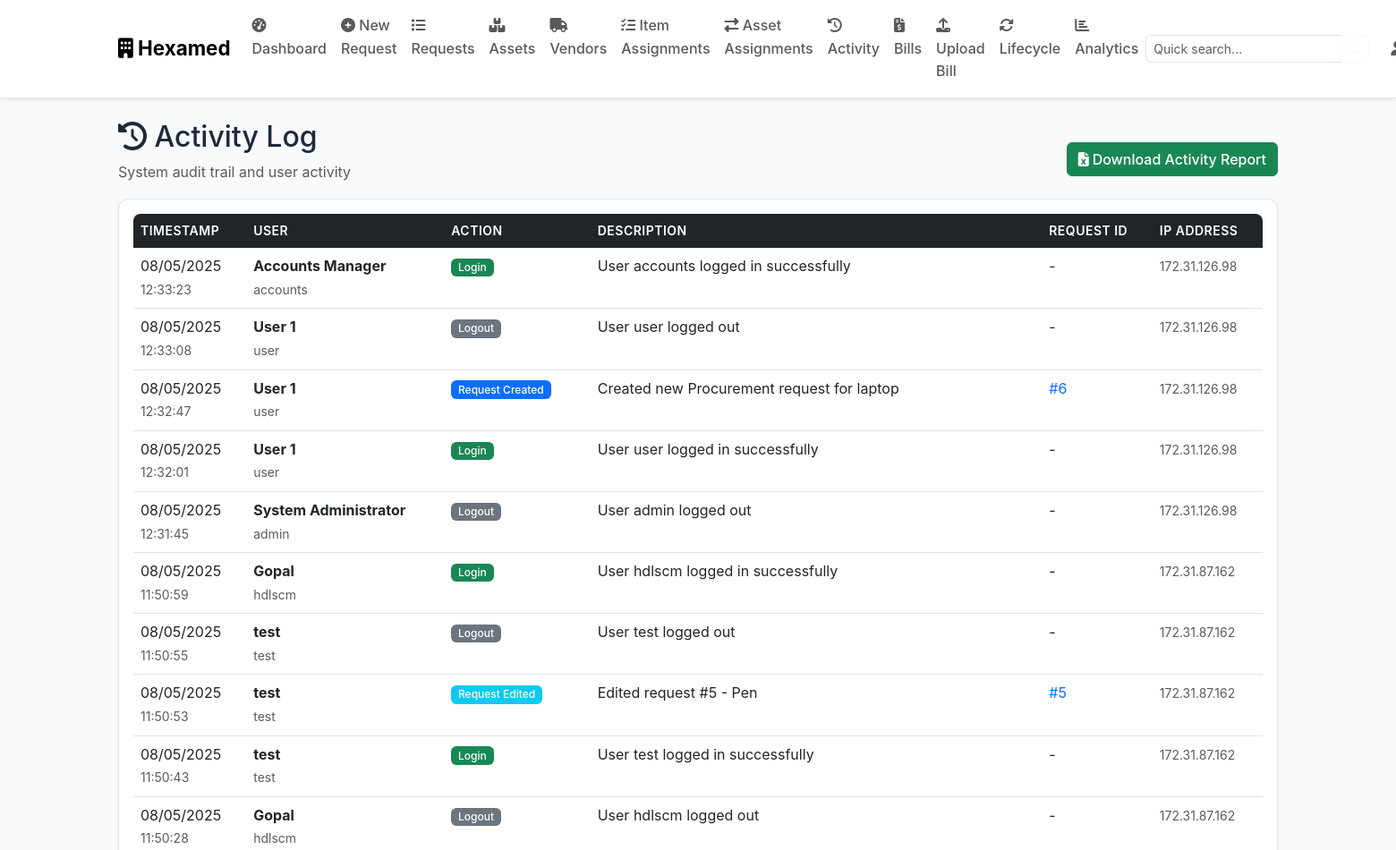
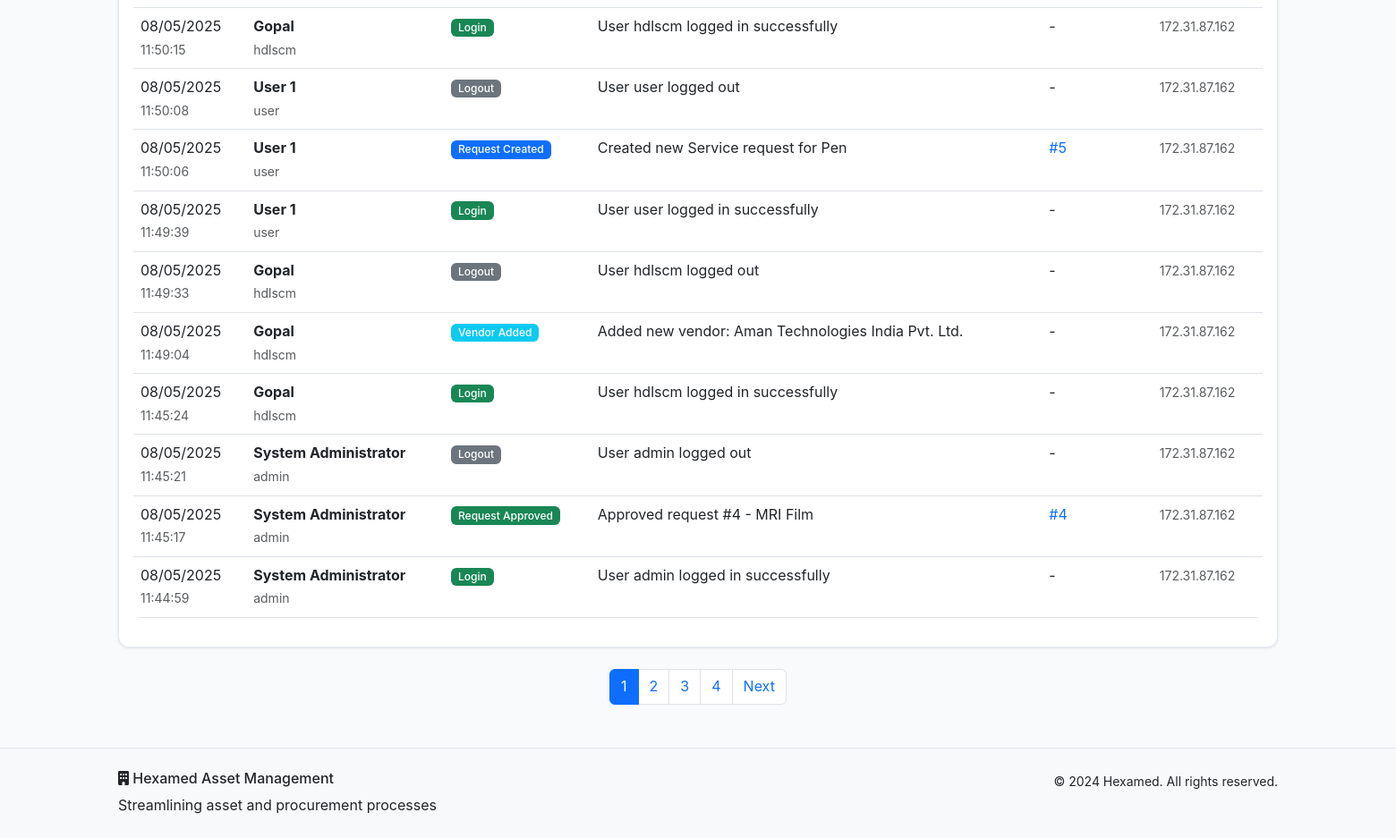
/activity (signed in), run on an earlier commit of the app's database (2 pictures, top to bottom).
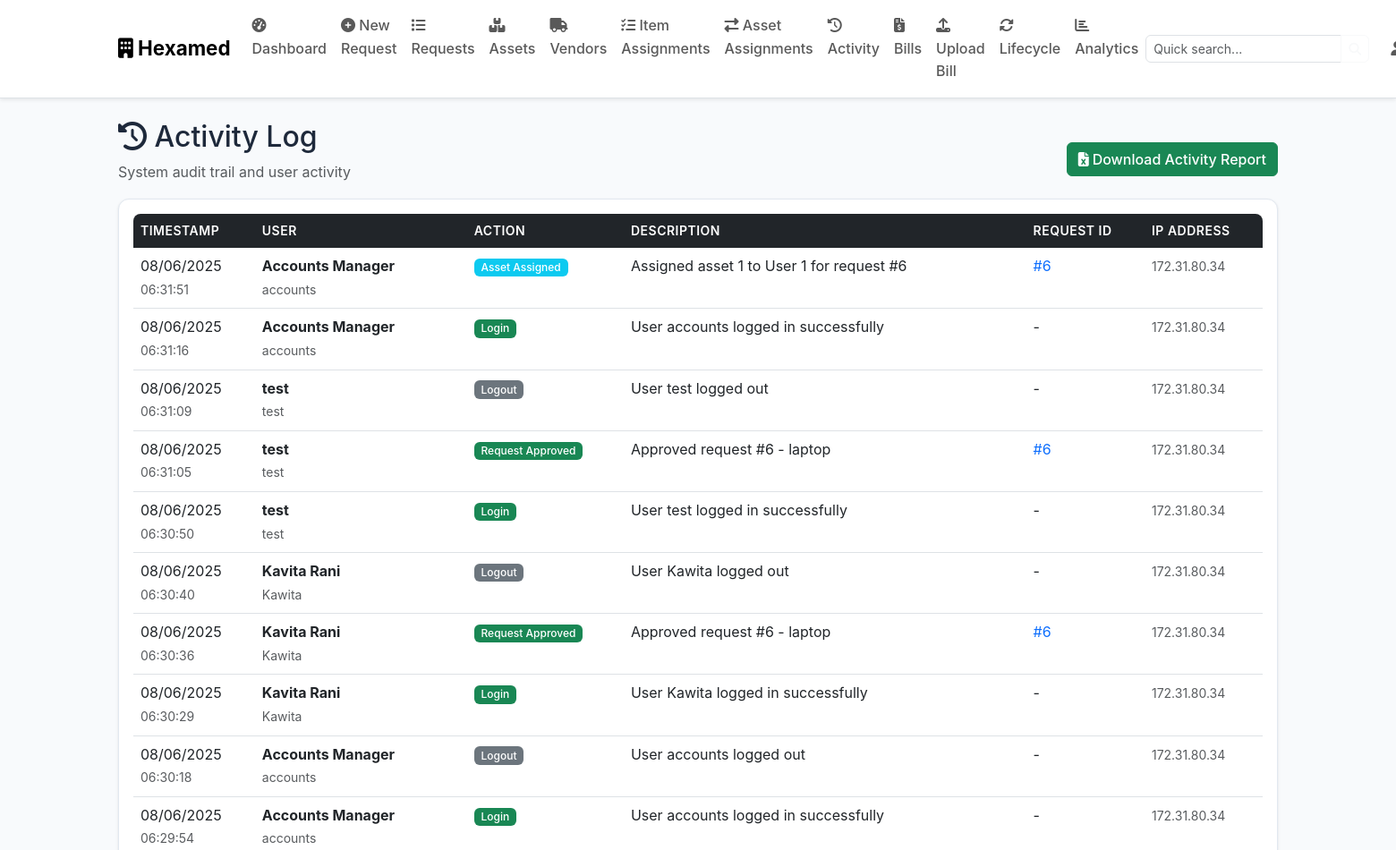
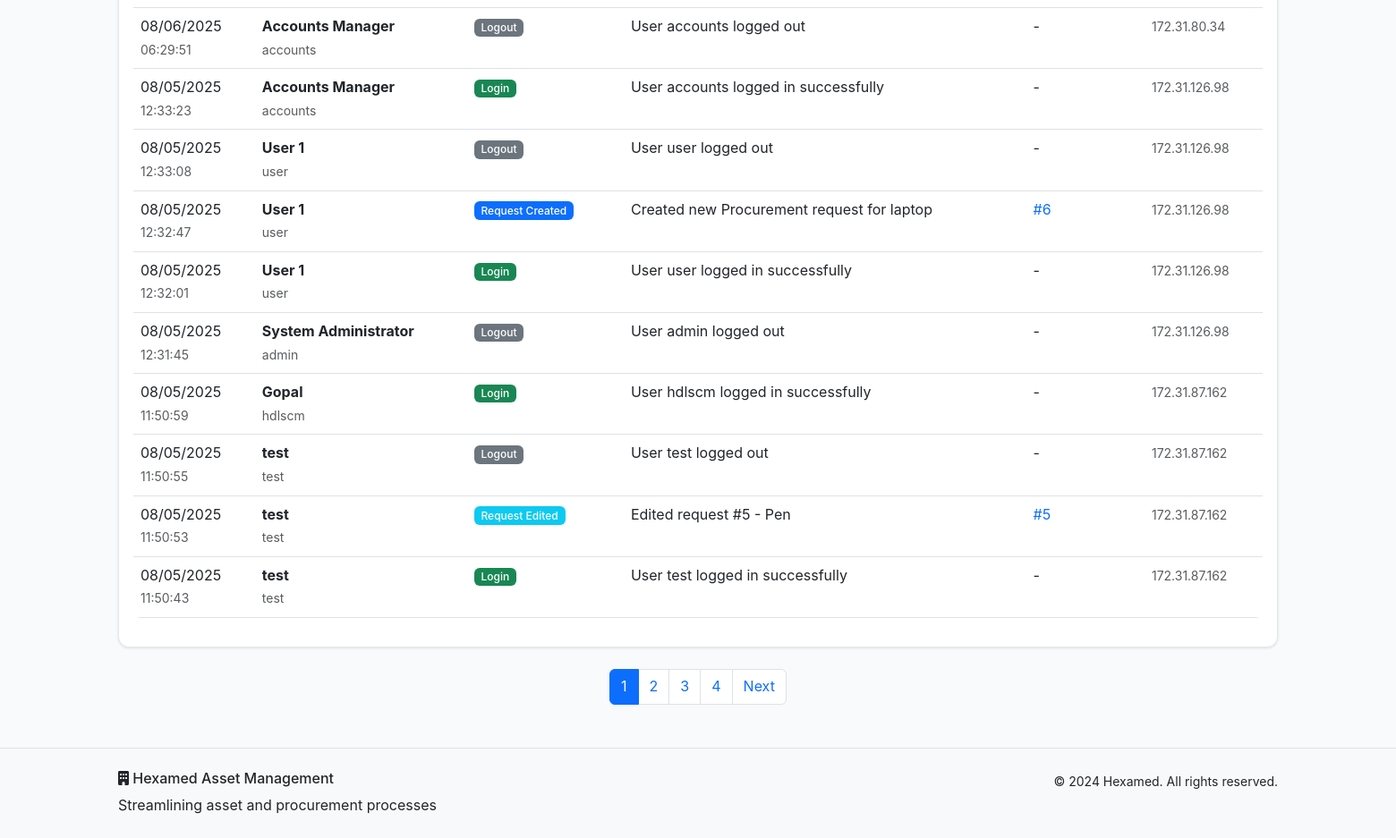
And on a later commit of the database (2 pictures, top to bottom).
### models.py (models this page shows, shortened)
class ActivityLog(db.Model):
    id = db.Column(db.Integer, primary_key=True)
    action = db.Column(db.String(100), nullable=False)
    description = db.Column(db.Text, nullable=False)
    timestamp = db.Column(db.DateTime, default=datetime.utcnow)
    ip_address = db.Column(db.String(45))
    user_id = db.Column(db.Integer, db.ForeignKey('user.id'), nullable=False)
    request_id = db.Column(db.Integer, db.ForeignKey('asset_request.id'), nullable=True)
    user = db.relationship('User', backref='activities')
    request = db.relationship('AssetRequest', backref='activities')

class User(db.Model):
    id = db.Column(db.Integer, primary_key=True)
    username = db.Column(db.String(80), unique=True, nullable=False)
    email = db.Column(db.String(120), unique=True, nullable=False)
    password_hash = db.Column(db.String(256), nullable=False)
    role = db.Column(db.String(50), nullable=False, default='User')
    full_name = db.Column(db.String(100), nullable=False)
    floor = db.Column(db.String(50))
    department = db.Column(db.String(100))
    created_at = db.Column(db.DateTime, default=datetime.utcnow)
    is_active = db.Column(db.Boolean, default=True)
    requests = db.relationship('AssetRequest', foreign_keys='AssetRequest.user_id', backref='requester', lazy=True)

### routes.py (the view)
    def decorated_function(*args, **kwargs):
        if 'user_id' not in session:
            flash('Please log in to access this page.', 'warning')
            return redirect(url_for('login'))
        return f(*args, **kwargs)

### routes.py (called while the page is built)
def require_login(f):
    def decorated_function(*args, **kwargs):
        if 'user_id' not in session:
            flash('Please log in to access this page.', 'warning')
            return redirect(url_for('login'))
        return f(*args, **kwargs)
    decorated_function.__name__ = f.__name__
    return decorated_function

@app.route('/activity')
@require_login
def activity_log():
    user = User.query.get(session['user_id'])
    page = request.args.get('page', 1, type=int)
    activities = ActivityLog.query.order_by(ActivityLog.timestamp.desc()).paginate(
        page=page, per_page=20, error_out=False)
    return render_template('activity.html', activities=activities, user=user)

### templates/activity.html (shortened to what the changed rows need)
{% extends "base.html" %}
{% block content %}
<div class="container my-4">
    <div class="row">
        <div class="col">
            <div class="d-flex justify-content-between align-items-center">
                <div>
                    <h2><i class="fas fa-history"></i> Activity Log</h2>
                </div>
            </div>
        </div>
    </div>
    {% if activities.items %}
    <div class="card">
        <div class="card-body">
            <div class="table-responsive">
                <table class="table table-hover">
                    <thead>
                        <tr>
                            <th>Timestamp</th>
                            <th>User</th>
                            <th>Action</th>
                            <th>Description</th>
                            <th>Request ID</th>
                            <th>IP Address</th>
                        </tr>
                    </thead>
                    <tbody>
                        {% for activity in activities.items %}
                        <tr>
                            <td>
                                <div>
                                    {{ activity.timestamp.strftime('%m/%d/%Y') }}
                                    <br><small class="text-muted">{{ activity.timestamp.strftime('%H:%M:%S') }}</small>
                                </div>
                            </td>
                            <td>
                                <div>
                                    <strong>{{ activity.user.full_name }}</strong>
                                    <br><small class="text-muted">{{ activity.user.username }}</small>
                                </div>
                            </td>
                            <td>
                                {% if 'Login' in activity.action %}
                                    <span class="badge bg-success">{{ activity.action }}</span>
                                {% elif 'Logout' in activity.action %}
                                    <span class="badge bg-secondary">{{ activity.action }}</span>
                                {% elif 'Created' in activity.action %}
                                    <span class="badge bg-primary">{{ activity.action }}</span>
                                {% elif 'Approved' in activity.action %}
                                    <span class="badge bg-success">{{ activity.action }}</span>
                                {% elif 'Rejected' in activity.action %}
                                    <span class="badge bg-danger">{{ activity.action }}</span>
                                {% elif 'Hold' in activity.action %}
                                    <span class="badge bg-warning">{{ activity.action }}</span>
                                {% else %}
                                    <span class="badge bg-info">{{ activity.action }}</span>
                                {% endif %}
                            </td>
                            <td>{{ activity.description }}</td>
                            <td>
                                {% if activity.request_id %}
                                    <a href="{{ url_for('view_requests') }}" class="text-decoration-none">
                                        #{{ activity.request_id }}
                                    </a>
                                {% else %}
                                    -
                                {% endif %}
                            </td>
                            <td>
                                <small class="text-muted">{{ activity.ip_address or '-' }}</small>
                            </td>
                        </tr>
                        {% endfor %}
                    </tbody>
                </table>
            </div>
        </div>
    </div>
    {% if activities.pages > 1 %}
    <nav class="mt-4">
        <ul class="pagination justify-content-center">
            {% for page_num in activities.iter_pages() %}
                {% if page_num %}
                    {% if page_num != activities.page %}
                        <li class="page-item">
                            <a class="page-link" href="{{ url_for('activity_log', page=page_num) }}">{{ page_num }}</a>
                        </li>
                    {% else %}
                        <li class="page-item active">
                            <span class="page-link">{{ page_num }}</span>
                        </li>
                    {% endif %}
                {% else %}
                    <li class="page-item disabled">
                        <span class="page-link">...</span>
                    </li>
                {% endif %}
            {% endfor %}
        </ul>
    </nav>
    {% endif %}
    {% endif %}
</div>
{% endblock %}

What changed in the data, as far as the page shows it:
no longer on this page (row unchanged): ActivityLog: timestamp "08/05/2025", timestamp "11:50:28", user.full_name "Gopal", user.username "hdlscm", action "Logout", description "User hdlscm logged out", ip_address "172.31.87.162"
no longer on this page (row unchanged): ActivityLog: timestamp "08/05/2025", timestamp "11:50:15", user.full_name "Gopal", user.username "hdlscm", action "Login", description "User hdlscm logged in successfully", ip_address "172.31.87.162"
no longer on this page (row unchanged): ActivityLog: timestamp "08/05/2025", timestamp "11:50:08", user.full_name "User 1", user.username "user", action "Logout", description "User user logged out", ip_address "172.31.87.162"
no longer on this page (row unchanged): ActivityLog: timestamp "08/05/2025", timestamp "11:50:06", user.full_name "User 1", user.username "user", action "Request Created", description "Created new Service request for Pen", request_id "5", ip_address "172.31.87.162"
no longer on this page (row unchanged): ActivityLog: timestamp "08/05/2025", timestamp "11:49:39", user.full_name "User 1", user.username "user", action "Login", description "User user logged in successfully", ip_address "172.31.87.162"
no longer on this page (row unchanged): ActivityLog: timestamp "08/05/2025", timestamp "11:49:33", user.full_name "Gopal", user.username "hdlscm", action "Logout", description "User hdlscm logged out", ip_address "172.31.87.162"
no longer on this page (row unchanged): ActivityLog: timestamp "08/05/2025", timestamp "11:49:04", user.full_name "Gopal", user.username "hdlscm", action "Vendor Added", description "Added new vendor: Aman Technologies India Pvt. Ltd.", ip_address "172.31.87.162"
no longer on this page (row unchanged): ActivityLog: timestamp "08/05/2025", timestamp "11:45:24", user.full_name "Gopal", user.username "hdlscm", action "Login", description "User hdlscm logged in successfully", ip_address "172.31.87.162"
no longer on this page (row unchanged): ActivityLog: timestamp "08/05/2025", timestamp "11:45:21", user.full_name "System Administrator", user.username "admin", action "Logout", description "User admin logged out", ip_address "172.31.87.162"
no longer on this page (row unchanged): ActivityLog: timestamp "08/05/2025", timestamp "11:45:17", user.full_name "System Administrator", user.username "admin", action "Request Approved", description "Approved request #4 - MRI Film", request_id "4", ip_address "172.31.87.162"
no longer on this page (row unchanged): ActivityLog: timestamp "08/05/2025", timestamp "11:44:59", user.full_name "System Administrator", user.username "admin", action "Login", description "User admin logged in successfully", ip_address "172.31.87.162"
added ActivityLog: timestamp "08/06/2025", timestamp "06:31:51", user.full_name "Accounts Manager", user.username "accounts", action "Asset Assigned", description "Assigned asset 1 to User 1 for request #6", request_id "6", ip_address "172.31.80.34"
added ActivityLog: timestamp "08/06/2025", timestamp "06:31:16", user.full_name "Accounts Manager", user.username "accounts", action "Login", description "User accounts logged in successfully", ip_address "172.31.80.34"
added ActivityLog: timestamp "08/06/2025", timestamp "06:31:09", user.full_name "test", user.username "test", action "Logout", description "User test logged out", ip_address "172.31.80.34"
added ActivityLog: timestamp "08/06/2025", timestamp "06:31:05", user.full_name "test", user.username "test", action "Request Approved", description "Approved request #6 - laptop", request_id "6", ip_address "172.31.80.34"
added ActivityLog: timestamp "08/06/2025", timestamp "06:30:50", user.full_name "test", user.username "test", action "Login", description "User test logged in successfully", ip_address "172.31.80.34"
added ActivityLog: timestamp "08/06/2025", timestamp "06:30:40", user.full_name "Kavita Rani", user.username "Kawita", action "Logout", description "User Kawita logged out", ip_address "172.31.80.34"
added ActivityLog: timestamp "08/06/2025", timestamp "06:30:36", user.full_name "Kavita Rani", user.username "Kawita", action "Request Approved", description "Approved request #6 - laptop", request_id "6", ip_address "172.31.80.34"
added ActivityLog: timestamp "08/06/2025", timestamp "06:30:29", user.full_name "Kavita Rani", user.username "Kawita", action "Login", description "User Kawita logged in successfully", ip_address "172.31.80.34"
added ActivityLog: timestamp "08/06/2025", timestamp "06:30:18", user.full_name "Accounts Manager", user.username "accounts", action "Logout", description "User accounts logged out", ip_address "172.31.80.34"
added ActivityLog: timestamp "08/06/2025", timestamp "06:29:54", user.full_name "Accounts Manager", user.username "accounts", action "Login", description "User accounts logged in successfully", ip_address "172.31.80.34"
added ActivityLog: timestamp "08/06/2025", timestamp "06:29:51", user.full_name "Accounts Manager", user.username "accounts", action "Logout", description "User accounts logged out", ip_address "172.31.80.34"
